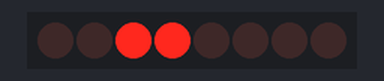
Bench run of a sketch on a simulated ESP32. Parts: 8 shift-register outputs drawn as a row of LEDs (first output left, lit = HIGH). Wiring (inferred from the names in the program): shift register (74HC595): data GPIO 4; shift clock GPIO 18; latch GPIO 5. Wiring (inferred from the signals the program sends): row of LEDs: on Q0, Q1, Q2, Q3, Q4, Q5, Q6, Q7.

Above: at 1.5 s.
At 7.5 s:
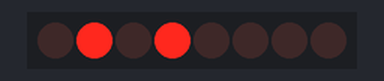
At 13.5 s:
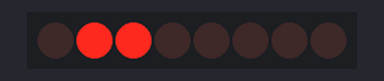
At 16.5 s:
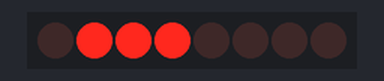
Timing chart, 0 to 20.7 s (numbered marks = the images above):
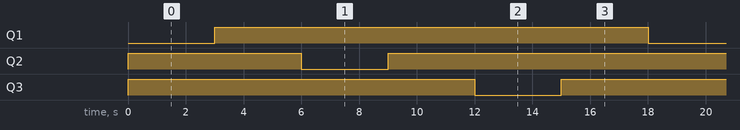

Measured:
- by itself, Q1: alternates HIGH for 15.0 s and LOW for 3.0 s
- by itself, Q2: goes HIGH 6.0 s, LOW 3.0 s, HIGH 15.0 s, LOW 3.0 s, then HIGH
- by itself, Q3: goes HIGH 12.0 s, LOW 3.0 s, HIGH 15.0 s, LOW 3.0 s, then HIGH

The sketch:

Valve_Relay_HC595.ino
```cpp
/*------------------------------------------------------------*-
  RELAY operation file
  ESP32 DEVKIT V1
  (c) An Minh Dao 2019
  version 1.00 - 14/08/2019
---------------------------------------------------------------
 * ESP-IDF version: 3.2
 * Compiler version: 5.2.0
 * Arduino components version: latest
--------------------------------------------------------------*/
#include "ESP32_Relay.h"

void setup() {
  relay_init();
}

void loop() {
  relay01(ON);
  delay(3000);
  relay01(OFF);
  delay(3000);
  relay02(ON);
  delay(3000);
  relay02(OFF);
  delay(3000);
  relay03(ON);
  delay(3000);
  relay03(OFF);
  delay(3000);
}
```

ESP32_relay.cpp
```cpp
/*------------------------------------------------------------*-
  RELAY configuration - function file
  ESP32 DEVKIT V1
  (c) An Minh Dao 2019
  version 1.00 - 14/08/2019
---------------------------------------------------------------
 * ESP-IDF version: 3.2
 * Compiler version: 5.2.0
 * Arduino components version: latest
--------------------------------------------------------------*/
#ifndef __ESP32_RELAY_CPP
#define __ESP32_RELAY_CPP
#include "ESP32_relay.h"

// ------ Private constants -----------------------------------
#define CLOCK_PIN   18
#define LATCH_PIN   5
#define DATA_PIN  4

// ------ Private function prototypes -------------------------
/**
Send byte to the HC595
**/
void HC595_sendByte(uint16_t);
// ------ Private variables -----------------------------------
uint8_t sendData=0;
// ------ PUBLIC variable definitions -------------------------

//--------------------------------------------------------------
// FUNCTION DEFINITIONS
//--------------------------------------------------------------
void relay_init() {
  pinMode(LATCH_PIN, OUTPUT);
  pinMode(CLOCK_PIN, OUTPUT);
  pinMode(DATA_PIN, OUTPUT);
  //shiftOut(DATA_PIN, CLOCK_PIN, MSBFIRST, 0xFF); //Data send to the 74HC595
  relay01(OFF);relay02(OFF);relay03(OFF);
}//end relay_init
//------------------------------------------
void HC595_sendByte(uint8_t Data) {
  digitalWrite(LATCH_PIN, LOW); //make sure the relay status don't change while you're sending in bits
  shiftOut(DATA_PIN, CLOCK_PIN, MSBFIRST, Data); //Data send to the 74HC595
  digitalWrite(LATCH_PIN, HIGH);//take the latch pin high so the relay status will be updated
}//end HC595_sendByte
//------------------------------------------
void relay01(bool Status) {
  if (Status) {sendData|=0x02;}
  else        {sendData&=~0x02;}
  HC595_sendByte(sendData);
}//end relay01
//------------------------------------------
void relay02(bool Status) {
  if (Status) {sendData|=0x04;}
  else        {sendData&=~0x04;}
  HC595_sendByte(sendData);
}//end relay02
//------------------------------------------
void relay03(bool Status) {
  if (Status) {sendData|=0x08;}
  else        {sendData&=~0x08;}
  HC595_sendByte(sendData);
}//end relay03
#endif //__ESP32_RELAY_CPP
```

ESP32_relay.h
```cpp
/*------------------------------------------------------------*-
  RELAY configuration - header file
  ESP32 DEVKIT V1
  (c) An Minh Dao 2019
  version 1.00 - 14/08/2019
---------------------------------------------------------------
 * ESP-IDF version: 3.2
 * Compiler version: 5.2.0
 * Arduino components version: latest
--------------------------------------------------------------*/
#ifndef __ESP32_RELAY_H
#define __ESP32_RELAY_H
#include <WiFi.h> //for esp32
//#include "config.h"

// ------ Public constants ------------------------------------
#define ON  false
#define OFF true
// ------ Public function prototypes --------------------------
/**
Initialize relay
**/
void relay_init();
/**
Configure relay 01
**/
void relay01(bool);
/**
Configure relay 02
**/
void relay02(bool);
/**
Configure relay 03
**/
void relay03(bool);
// ------ Public variable -------------------------------------

#endif //__ESP32_RELAY_H
```
